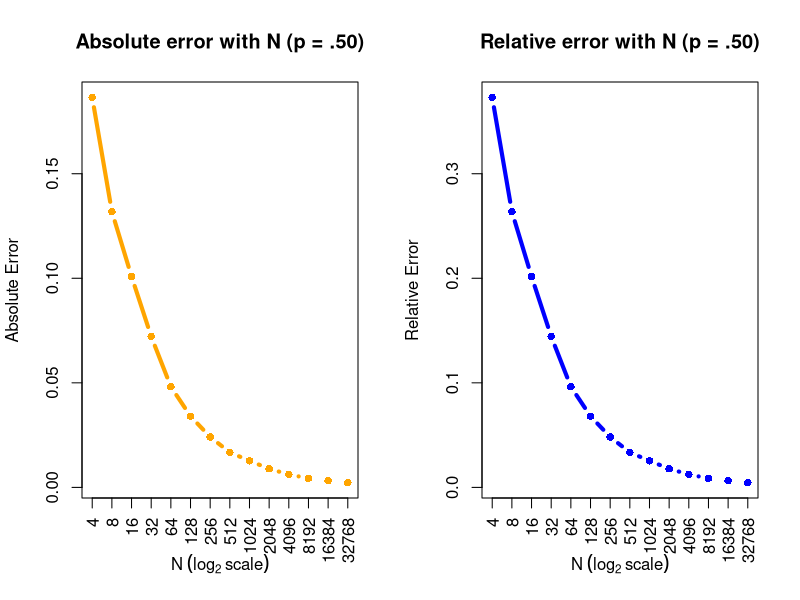
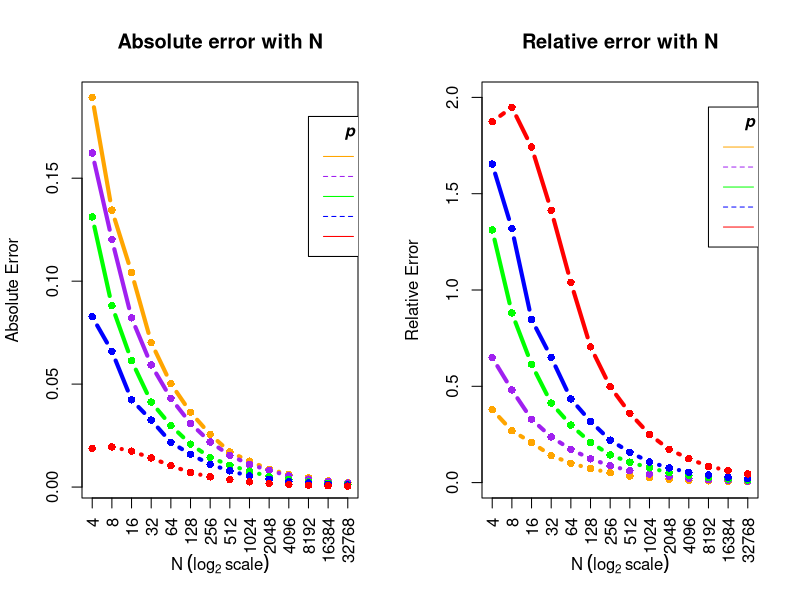
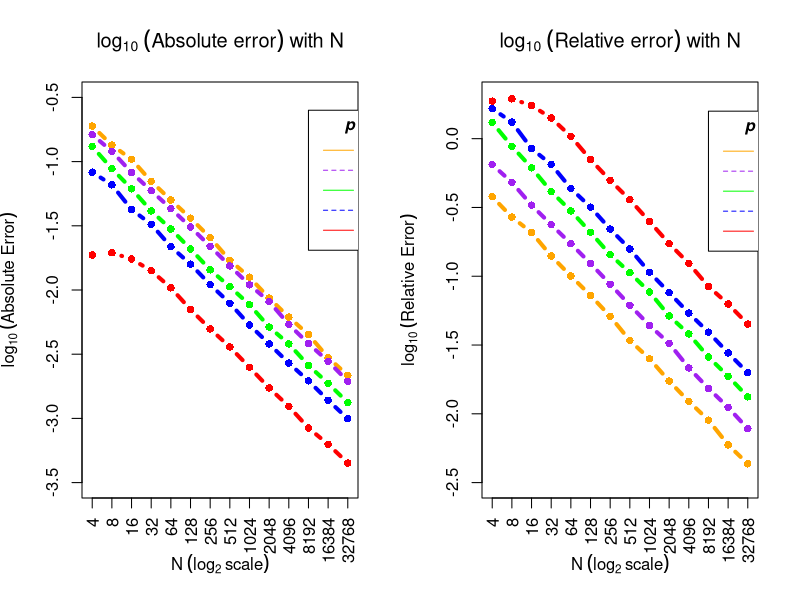

These figures' R source, in order:
## ---- chunk 1
set.seed(123)

p <- .50 
abs_error <- rel_error <- rep(NA, 14)
n = 2

for (i in seq_along(abs_error)) {
  n <- n * 2
  abs_error[i] <- mean(abs(rbinom(1000, n, p)/n - p))
  rel_error[i] <- abs_error[i]/p
}

par(mfrow = c(1, 2))
label <- c(2^2, 2^3, 2^4, 2^5,2^6, 2^7, 2^8, 2^9, 2^10, 2^11, 2^12, 2^13, 2^14, 2^15)
plot(abs_error, col = "orange", type = "b", xaxt = "n", xlab = ("N"~(log[2]~"scale")), ylab = "Absolute Error", pch=16, lwd = 4, main = "Absolute error with N (p = .50)")
axis(1, at = 1:14, labels = label, las = 2)
plot(rel_error, col = "blue", type = "b", xaxt = "n", xlab = ("N"~(log[2]~"scale")), ylab = "Relative Error", pch=16, lwd = 4, main = "Relative error with N (p = .50)")
axis(1, at = 1:14, labels = label, las = 2)


## ---- chunk 2

# method 1

set.seed(10)

p <- c(.50, .25, .10, .05, .01)

abs_error <- rel_error <- matrix(nrow = 5, ncol = 14)

for (j in seq(1, 5)) {
  n = 2
  for (i in seq(1, 14)) {
    n <- n * 2
    tmp_abs_error <- 0
    for (k in seq(1, 1000)) {
      p_hat <- rbinom(1, n, p[j])/n
      tmp_abs_error <- tmp_abs_error + abs(p[j] - p_hat)
    }
    
    abs_error[j,i] <- tmp_abs_error/1000
    rel_error[j,i] <- abs_error[j,i]/p[j]
  }

}

## ---- chunk 3
label <- c(2^2, 2^3, 2^4, 2^5,2^6, 2^7, 2^8, 2^9, 2^10, 2^11, 2^12, 2^13, 2^14, 2^15)
plot(abs_error[1,], col = "orange", type = "b", xaxt = "n", xlab = ("N"~(log[2]~"scale")), ylab = "Absolute Error", pch=16, lwd = 4, main = "Absolute error with N")
axis(1, at = 1:14, labels = label, las = 2)
lines(abs_error[2,], col = "purple", type = "b", pch=16, lwd = 4)
lines(abs_error[3,], col = "green", type = "b", pch=16, lwd = 4)
lines(abs_error[4,], col = "blue", type = "b", pch=16, lwd = 4)
lines(abs_error[5,], col = "red", type = "b", pch=16, lwd = 4)

legend(12, 0.18, legend=c("p = 0.50", "p = 0.25", "p = 0.10", "p = 0.05", "p = 0.01"),
       col=c("orange", "purple", "green", "blue", "red"), lty=1:2, cex=1,
       title="p value", text.font=4)
## ---- chunk 4
plot(rel_error[1,1:14], col = "orange", type = "b", ylim = c(0,2), xaxt = "n", xlab = ("N"~(log[2]~"scale")), ylab = "Relative Error", pch=16, lwd = 4, main = "Relative error with N")
axis(1, at = 1:14, labels = label, las = 2)
lines(rel_error[2,1:14], col = "purple", type = "b", pch=16, lwd = 4)
lines(rel_error[3,1:14], col = "green", type = "b", pch=16, lwd = 4)
lines(rel_error[4,1:14], col = "blue", type = "b", pch=16, lwd = 4)
lines(rel_error[5,1:14], col = "red", type = "b", pch=16, lwd = 4)

legend(12, 1.95, legend=c("p = 0.50", "p = 0.25", "p = 0.10", "p = 0.05", "p = 0.01"),
       col=c("orange", "purple", "green", "blue", "red"), lty=1:2, cex=1,
       title="p value", text.font=4)
## ---- chunk 5

log_abs <- log10(abs_error)

label <- c(2^2, 2^3, 2^4, 2^5,2^6, 2^7, 2^8, 2^9, 2^10, 2^11, 2^12, 2^13, 2^14, 2^15)
plot(log_abs[1,1:14], col = "orange", type = "b", xaxt = "n", xlab = ("N"~(log[2]~"scale")), ylab = (log[10]~("Absolute Error")), ylim = c(-3.5, -0.5), pch=16, lwd = 4, main = (log[10]~("Absolute error")~"with N"))
axis(1, at = 1:14, labels = label, las = 2)
lines(log_abs[2,1:14], col = "purple", type = "b", pch=16, lwd = 4)
lines(log_abs[3,1:14], col = "green", type = "b", pch=16, lwd = 4)
lines(log_abs[4,1:14], col = "blue", type = "b", pch=16, lwd = 4)
lines(log_abs[5,1:14], col = "red", type = "b", pch=16, lwd = 4)

legend(12, -0.6, legend=c("p = 0.50", "p = 0.25", "p = 0.10", "p = 0.05", "p = 0.01"),
       col=c("orange", "purple", "green", "blue", "red"), lty=1:2, cex=1,
       title="p value", text.font=4)

## ---- chunk 6
log_rel <- log10(rel_error)


label <- c(2^2, 2^3, 2^4, 2^5,2^6, 2^7, 2^8, 2^9, 2^10, 2^11, 2^12, 2^13, 2^14, 2^15)
plot(log_rel[5,1:14], col = "red", type = "b", xaxt = "n", xlab = ("N"~(log[2]~"scale")), ylab = (log[10]~("Relative Error")), ylim = c(-2.5, 0.3), pch=16, lwd = 4, main = (log[10]~("Relative error")~"with N"))
axis(1, at = 1:14, labels = label, las = 2)
lines(log_rel[4,1:14], col = "blue", type = "b", pch=16, lwd = 4)
lines(log_rel[3,1:14], col = "green", type = "b", pch=16, lwd = 4)
lines(log_rel[2,1:14], col = "purple", type = "b", pch=16, lwd = 4)
lines(log_rel[1,1:14], col = "orange", type = "b", pch=16, lwd = 4)

legend(12, 0.2, legend=c("p = 0.50", "p = 0.25", "p = 0.10", "p = 0.05", "p = 0.01"),
       col=c("orange", "purple", "green", "blue", "red"), lty=1:2, cex=1, 
       title="p value", text.font=4)

